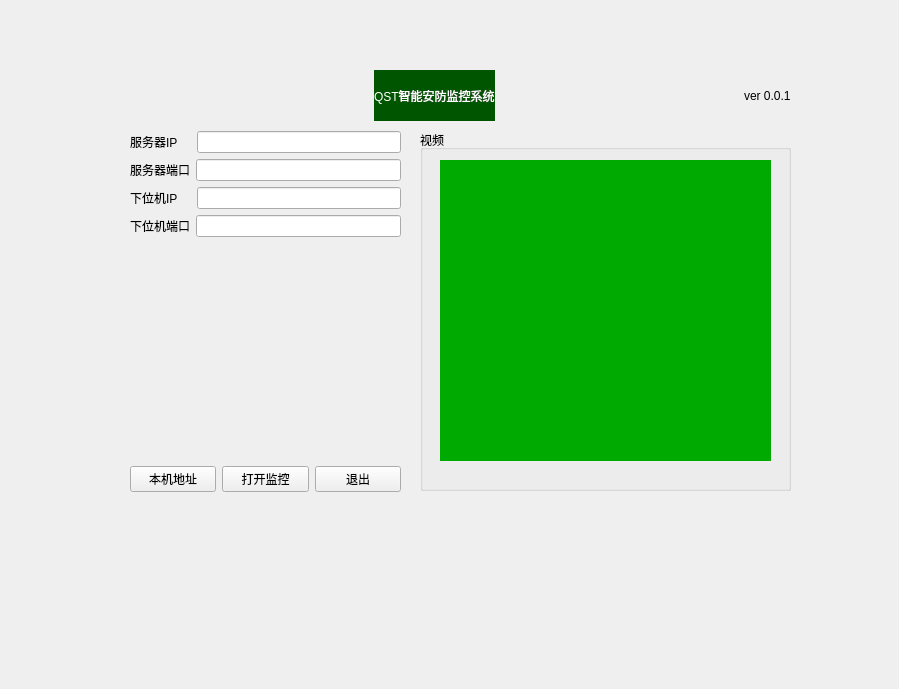
<?xml version="1.0" encoding="UTF-8"?>
<ui version="4.0">
 <class>Widget</class>
 <widget class="QWidget" name="Widget">
  <property name="geometry">
   <rect>
    <x>0</x>
    <y>0</y>
    <width>899</width>
    <height>689</height>
   </rect>
  </property>
  <property name="windowTitle">
   <string>Widget</string>
  </property>
  <widget class="QGroupBox" name="groupBox">
   <property name="geometry">
    <rect>
     <x>420</x>
     <y>130</y>
     <width>371</width>
     <height>361</height>
    </rect>
   </property>
   <property name="title">
    <string>视频</string>
   </property>
   <widget class="QLabel" name="label_4">
    <property name="geometry">
     <rect>
      <x>20</x>
      <y>30</y>
      <width>331</width>
      <height>301</height>
     </rect>
    </property>
    <property name="styleSheet">
     <string notr="true">background-color: rgb(0, 170, 0);</string>
    </property>
    <property name="text">
     <string/>
    </property>
   </widget>
  </widget>
  <widget class="QWidget" name="layoutWidget">
   <property name="geometry">
    <rect>
     <x>130</x>
     <y>70</y>
     <width>661</width>
     <height>51</height>
    </rect>
   </property>
   <layout class="QHBoxLayout" name="horizontalLayout_6">
    <item>
     <spacer name="horizontalSpacer_3">
      <property name="orientation">
       <enum>Qt::Horizontal</enum>
      </property>
      <property name="sizeHint" stdset="0">
       <size>
        <width>40</width>
        <height>20</height>
       </size>
      </property>
     </spacer>
    </item>
    <item>
     <widget class="QLabel" name="label">
      <property name="styleSheet">
       <string notr="true">font: 20pt &quot;仿宋&quot;;
color: rgb(255, 255, 255);
background-color: rgb(0, 85, 0);</string>
      </property>
      <property name="text">
       <string>QST智能安防监控系统</string>
      </property>
     </widget>
    </item>
    <item>
     <spacer name="horizontalSpacer_4">
      <property name="orientation">
       <enum>Qt::Horizontal</enum>
      </property>
      <property name="sizeHint" stdset="0">
       <size>
        <width>40</width>
        <height>20</height>
       </size>
      </property>
     </spacer>
    </item>
    <item>
     <widget class="QLabel" name="label_6">
      <property name="text">
       <string>ver 0.0.1</string>
      </property>
     </widget>
    </item>
   </layout>
  </widget>
  <widget class="QWidget" name="layoutWidget">
   <property name="geometry">
    <rect>
     <x>130</x>
     <y>131</y>
     <width>271</width>
     <height>361</height>
    </rect>
   </property>
   <layout class="QVBoxLayout" name="verticalLayout_2">
    <item>
     <layout class="QVBoxLayout" name="verticalLayout">
      <item>
       <layout class="QHBoxLayout" name="horizontalLayout">
        <item>
         <widget class="QLabel" name="label_2">
          <property name="text">
           <string>服务器IP</string>
          </property>
         </widget>
        </item>
        <item>
         <spacer name="horizontalSpacer">
          <property name="orientation">
           <enum>Qt::Horizontal</enum>
          </property>
          <property name="sizeType">
           <enum>QSizePolicy::Minimum</enum>
          </property>
          <property name="sizeHint" stdset="0">
           <size>
            <width>13</width>
            <height>13</height>
           </size>
          </property>
         </spacer>
        </item>
        <item>
         <widget class="QLineEdit" name="serverip"/>
        </item>
       </layout>
      </item>
      <item>
       <layout class="QHBoxLayout" name="horizontalLayout_2">
        <item>
         <widget class="QLabel" name="label_3">
          <property name="text">
           <string>服务器端口</string>
          </property>
         </widget>
        </item>
        <item>
         <widget class="QLineEdit" name="lienEdit"/>
        </item>
       </layout>
      </item>
      <item>
       <layout class="QHBoxLayout" name="horizontalLayout_3">
        <item>
         <widget class="QLabel" name="label_7">
          <property name="text">
           <string>下位机IP</string>
          </property>
         </widget>
        </item>
        <item>
         <spacer name="horizontalSpacer_2">
          <property name="orientation">
           <enum>Qt::Horizontal</enum>
          </property>
          <property name="sizeType">
           <enum>QSizePolicy::Minimum</enum>
          </property>
          <property name="sizeHint" stdset="0">
           <size>
            <width>13</width>
            <height>20</height>
           </size>
          </property>
         </spacer>
        </item>
        <item>
         <widget class="QLineEdit" name="local_ip"/>
        </item>
       </layout>
      </item>
      <item>
       <layout class="QHBoxLayout" name="horizontalLayout_4">
        <item>
         <widget class="QLabel" name="label_5">
          <property name="text">
           <string>下位机端口</string>
          </property>
         </widget>
        </item>
        <item>
         <widget class="QLineEdit" name="local_port"/>
        </item>
       </layout>
      </item>
     </layout>
    </item>
    <item>
     <spacer name="verticalSpacer">
      <property name="orientation">
       <enum>Qt::Vertical</enum>
      </property>
      <property name="sizeHint" stdset="0">
       <size>
        <width>48</width>
        <height>68</height>
       </size>
      </property>
     </spacer>
    </item>
    <item>
     <layout class="QHBoxLayout" name="horizontalLayout_5">
      <item>
       <widget class="QPushButton" name="button_local">
        <property name="styleSheet">
         <string notr="true">font: 12pt &quot;Microsoft YaHei UI&quot;;</string>
        </property>
        <property name="text">
         <string>本机地址</string>
        </property>
       </widget>
      </item>
      <item>
       <widget class="QPushButton" name="button_open">
        <property name="styleSheet">
         <string notr="true">font: 12pt &quot;Microsoft YaHei UI&quot;;</string>
        </property>
        <property name="text">
         <string>打开监控</string>
        </property>
       </widget>
      </item>
      <item>
       <widget class="QPushButton" name="button_exit">
        <property name="styleSheet">
         <string notr="true">font: 12pt &quot;Microsoft YaHei UI&quot;;</string>
        </property>
        <property name="text">
         <string>退出</string>
        </property>
       </widget>
      </item>
     </layout>
    </item>
   </layout>
  </widget>
 </widget>
 <resources/>
 <connections/>
</ui>
